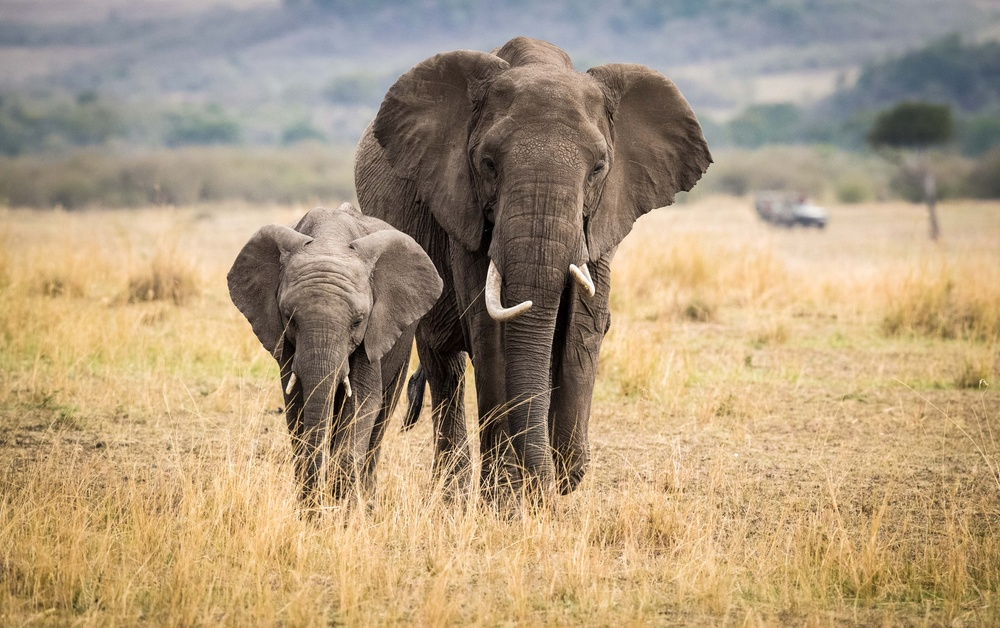
#> input picture imgs/elephant.jpg, 1000 x 628 px, shrunk from 4937 x 3099 before the run, found by its file name
$ python lab3-1.py
#> lines starting #> are read from the running program, lines starting #| are printed output that depends on the picture
import cv2
import numpy as np
import matplotlib.pyplot as plt

#1.直方图显示，显示灰度级n=64,n=128,n=256的图像直方图
# [185 lines left out: functions test1, my_imadjust, test2, test3, test4, not called in this run]

# (5)自行设计程序实现图像的直方图均衡（选做）。

# 对灰度图像进行均衡的操作
def hist_equal(img, z_max=255):
	H, W = img.shape
	S = H * W  * 1.
	out = img.copy()
	sum_h = 0.
	for i in range(1, 255):
		ind = np.where(img == i)
		sum_h += len(img[ind])
		z_prime = z_max / S * sum_h
		out[ind] = z_prime
	out = out.astype(np.uint8)
	return out

def test5():
    img =cv2.imread("D:/Desktop/workspace/study_resp/imgs/elephant.jpg")
#> img is the input picture: shape (628, 1000, 3); mean B, G, R 125.3, 154.7, 175.4
    imgb,imgg,imgr=cv2.split(img)
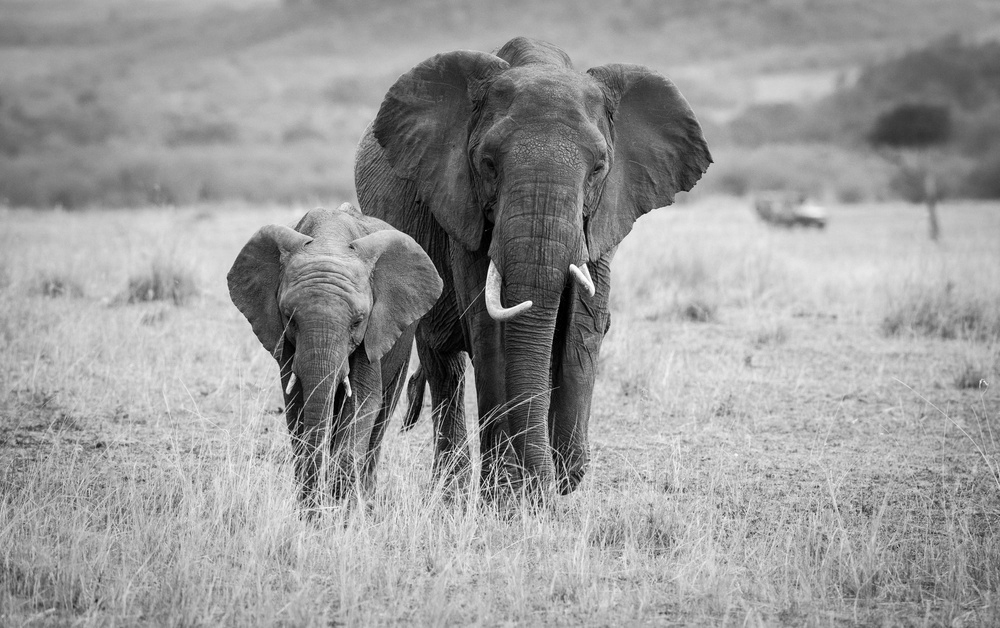
#> imgg: shape (628, 1000); min 0, max 255, mean 154.7
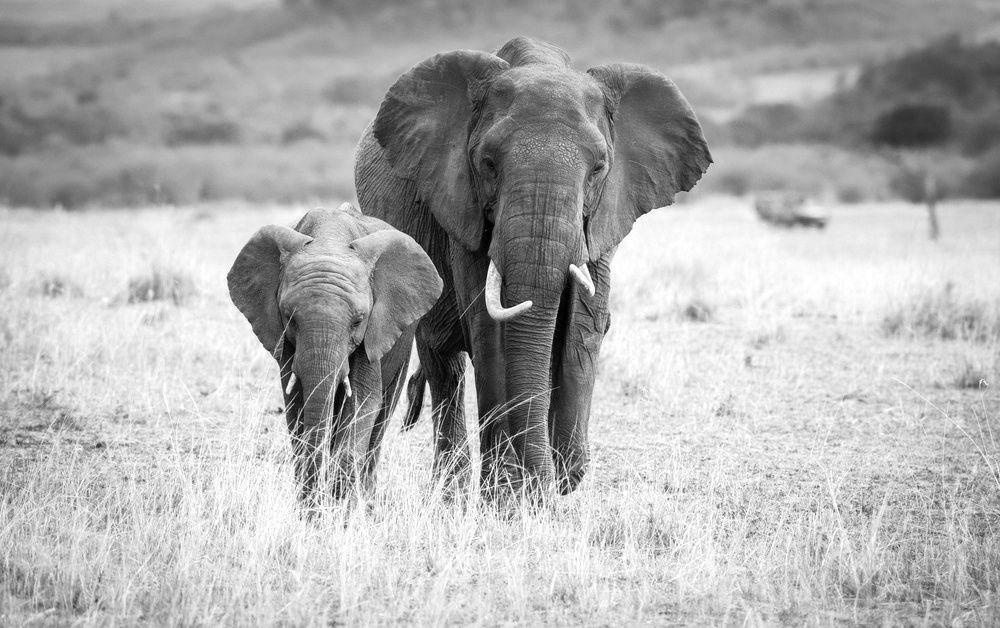
#> imgr: shape (628, 1000); min 0, max 255, mean 175.4

    histb = cv2.calcHist([img], [0], None, [256], [0, 255])
#> histb = 256 values, max 6669 at index 159, min 0 at index 249, mean 2453.1
    histg = cv2.calcHist([img], [1], None, [256], [0, 255])
#> histg = 256 values, max 6682 at index 179, min 0 at index 255, mean 2453.1
    histr = cv2.calcHist([img], [2], None, [256], [0, 255])
#> histr = 256 values, max 6799 at index 235, min 0 at index 255, mean 2434.4

    new_imgb=hist_equal(imgb)
#> the loop in hist_equal, `for i in range(1, 255):` made 254 passes
#> (ind, sum_h, z_prime) on passes 1 to 3: (337 positions, rows 110 to 606, columns 73 to 605, 337, 0.137), (329 positions, rows 106 to 501, columns 285 to 596, 666, 0.27), (363 positions, rows 145 to 515, columns 283 to 586, 1029, 0.418)
#> after the loop in hist_equal, `for i in range(1, 255):`:
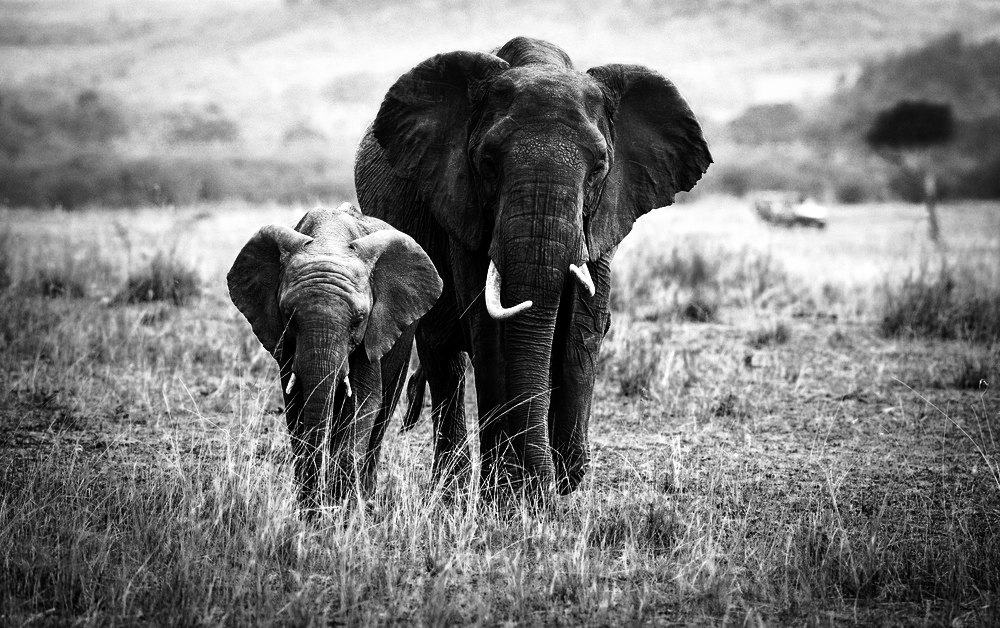
#> out: shape (628, 1000); min 0, max 254, mean 127.3
#> after the loop in hist_equal, `for i in range(1, 255):`: sum_h = 626754
    new_imgg=hist_equal(imgg)
#> call 2 of hist_equal, with z_max = 255
#> the loop in hist_equal (call 2), `for i in range(1, 255):` made 254 passes
#> (ind, sum_h, z_prime) on passes 1 to 3: (195 positions, rows 118 to 479, columns 284 to 611, 195, 0.0792), (223 positions, rows 108 to 451, columns 289 to 585, 418, 0.17), (254 positions, rows 201 to 462, columns 285 to 584, 672, 0.273)
#> after the loop in hist_equal (call 2), `for i in range(1, 255):`:
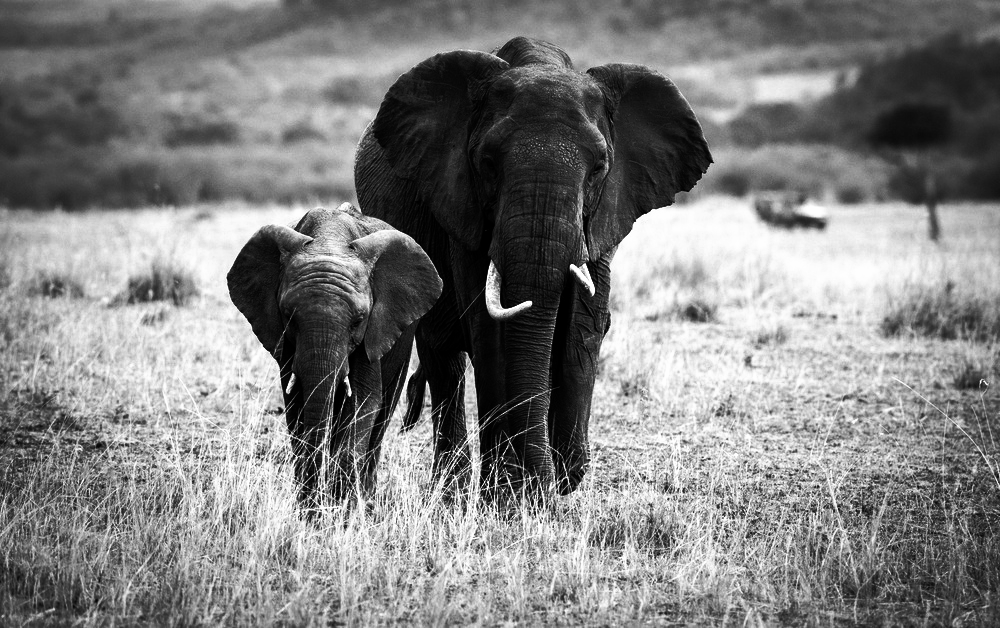
#> out: shape (628, 1000); min 0, max 255, mean 127.7
#> after the loop in hist_equal (call 2), `for i in range(1, 255):`: sum_h = 627693
    new_imgr=hist_equal(imgr)
#> call 3 of hist_equal, with z_max = 255
#> the loop in hist_equal (call 3), `for i in range(1, 255):` made 254 passes
#> (ind, sum_h, z_prime) on passes 1 to 3: (54 positions, rows 217 to 340, columns 485 to 567, 54, 0.0219), (69 positions, rows 219 to 382, columns 452 to 568, 123, 0.0499), (72 positions, rows 214 to 344, columns 483 to 568, 195, 0.0792)
#> after the loop in hist_equal (call 3), `for i in range(1, 255):`:
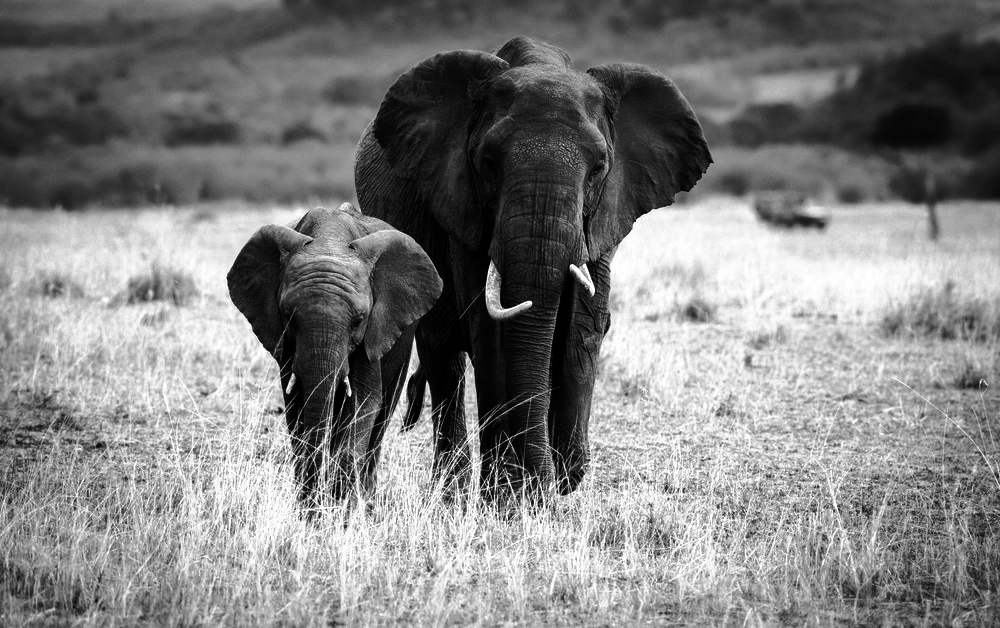
#> out: shape (628, 1000); min 0, max 255, mean 127.7
#> after the loop in hist_equal (call 3), `for i in range(1, 255):`: sum_h = 623182
    new_img=cv2.merge([new_imgb,new_imgg,new_imgr])
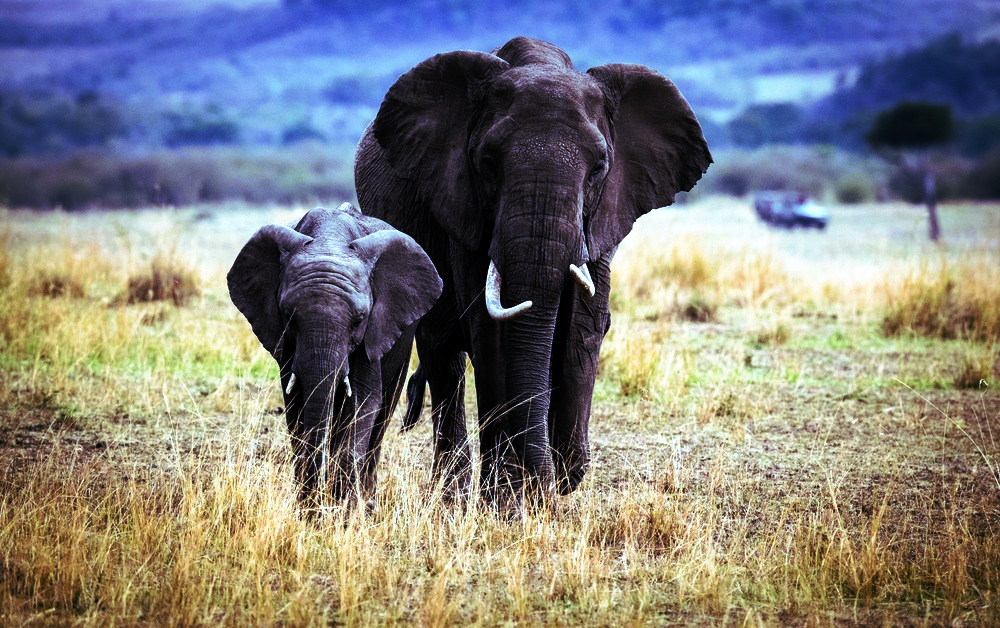
#> new_img: shape (628, 1000, 3); mean B, G, R 127.3, 127.7, 127.7

    new_histb = cv2.calcHist([new_img], [0], None, [256], [0, 255])
#> new_histb = 256 values, max 6669 at index 191, min 0 at index 44, mean 2453.1
    new_histg = cv2.calcHist([new_img], [1], None, [256], [0, 255])
#> new_histg = 256 values, max 6682 at index 159, min 0 at index 71, mean 2453.1
    new_histr = cv2.calcHist([new_img], [2], None, [256], [0, 255])
#> new_histr = 256 values, max 6799 at index 219, min 0 at index 62, mean 2434.4

    img_rgb = cv2.cvtColor(img, cv2.COLOR_BGR2RGB)
    new_img_rgb = cv2.cvtColor(new_img, cv2.COLOR_BGR2RGB)

    plt.figure("原始图像")
    plt.imshow(img_rgb)
    plt.figure("均衡化后图像")
    plt.imshow(new_img_rgb)

    plt.figure("原始直方图")
    plt.plot(histb,color="blue")
    plt.plot(histg,color="green")
    plt.plot(histr,color="red")

    plt.figure("自行设计的直方图均衡化")
    plt.plot(new_histb,color="blue")
    plt.plot(new_histg,color="green")
    plt.plot(new_histr,color="red")
    plt.show()
#> figure, not shown here; curve peaks at x = 159, y = 6669; curve peaks at x = 179, y = 6682; curve peaks at x = 235, y = 6799
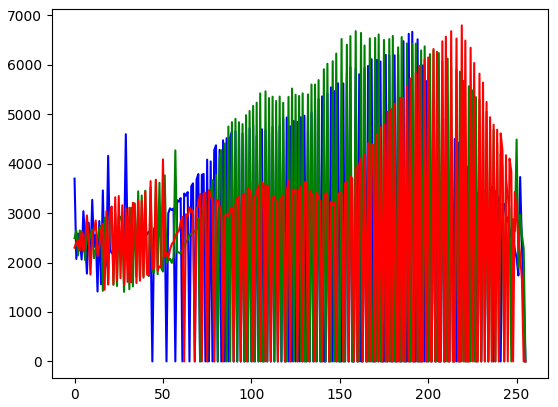
#> figure drawn by matplotlib, 1 panel; curve peaks at x = 191, y = 6669; curve peaks at x = 159, y = 6682; curve peaks at x = 219, y = 6799

# [4 lines of commented-out code are left out]
test5()

$ run again, with imgs/camema.jpg copied over imgs/elephant.jpg
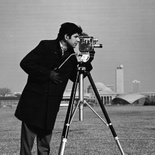
#> input picture imgs/camema.jpg, 155 x 155 px, shrunk from 256 x 256 before the run, found by its file name
#> in test5, img is the input picture: shape (155, 155, 3); min 0, max 255, mean 118.7
#> histb = 256 values, max 548 at index 14, min 0 at index 222, mean 93.83
#> histg has the same summary as histb
#> histr has the same summary as histb
#> the loop in hist_equal, `for i in range(1, 255):` made 254 passes
#> (ind, sum_h, z_prime) on passes 1 to 3: (28 positions, rows 33 to 132, columns 21 to 101, 28, 0.297), (38 positions, rows 23 to 151, columns 20 to 112, 66, 0.701), (38 positions, rows 25 to 139, columns 15 to 112, 104, 1.1)
#> after the loop in hist_equal, `for i in range(1, 255):`:
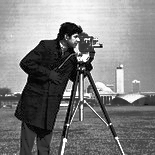
#> out: shape (155, 155); min 0, max 255, mean 127.5
#> after the loop in hist_equal, `for i in range(1, 255):`: sum_h = 23954
#> the loop in hist_equal (call 2), `for i in range(1, 255):` made 254 passes
#> new_histb = 256 values, max 548 at index 32, min 0 at index 4, mean 93.83
#> new_histg has the same summary as new_histb
#> new_histr has the same summary as new_histb
#> in test5, `plt.show()`:
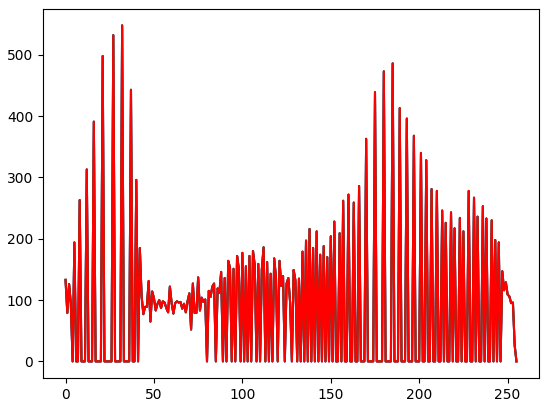
#> figure drawn by matplotlib, 1 panel; curve peaks at x = 32, y = 548; curve peaks at x = 32, y = 548; curve peaks at x = 32, y = 548

$ run again, with imgs/autumn.tif saved as imgs/elephant.jpg
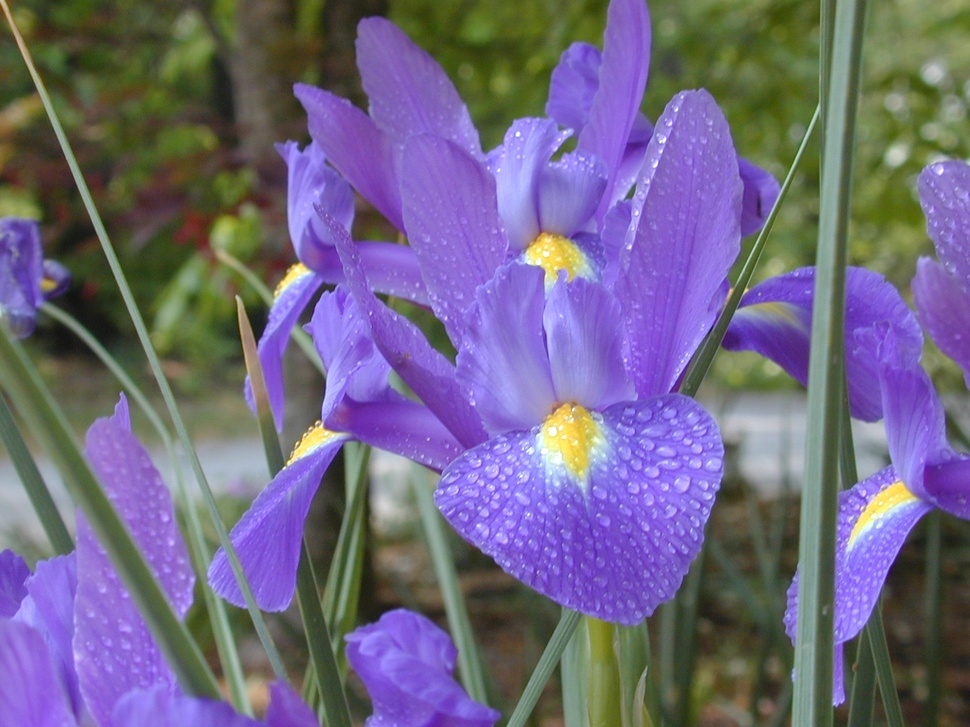
#> input picture imgs/autumn.tif, 970 x 727 px, shrunk from 1600 x 1200 before the run, found by its file name
#> in test5, img is the input picture: shape (727, 970, 3); mean B, G, R 131, 103.8, 112.5
#> histb = 256 values, max 5646 at index 36, min 0 at index 255, mean 2714.3
#> histg = 256 values, max 9512 at index 101, min 0 at index 0, mean 2753.5
#> histr = 256 values, max 9068 at index 136, min 0 at index 0, mean 2751.3
#> the loop in hist_equal, `for i in range(1, 255):` made 254 passes
#> (ind, sum_h, z_prime) on passes 3 to 5: (15 positions, rows 7 to 319, columns 236 to 913, 30, 0.0108), (31 positions, rows 7 to 220, columns 428 to 914, 61, 0.0221), (38 positions, rows 4 to 327, columns 236 to 914, 99, 0.0358)
#> after the loop in hist_equal, `for i in range(1, 255):`: sum_h = 694853
#> the loop in hist_equal (call 2), `for i in range(1, 255):` made 254 passes
#> (ind, sum_h, z_prime) on passes 1 to 3: ((empty array, empty array), 0, 0), ((empty array, empty array), 0, 0), ((empty array, empty array), 0, 0)
#> the loop in hist_equal (call 3), `for i in range(1, 255):` made 254 passes
#> after the loop in hist_equal (call 3), `for i in range(1, 255):`:
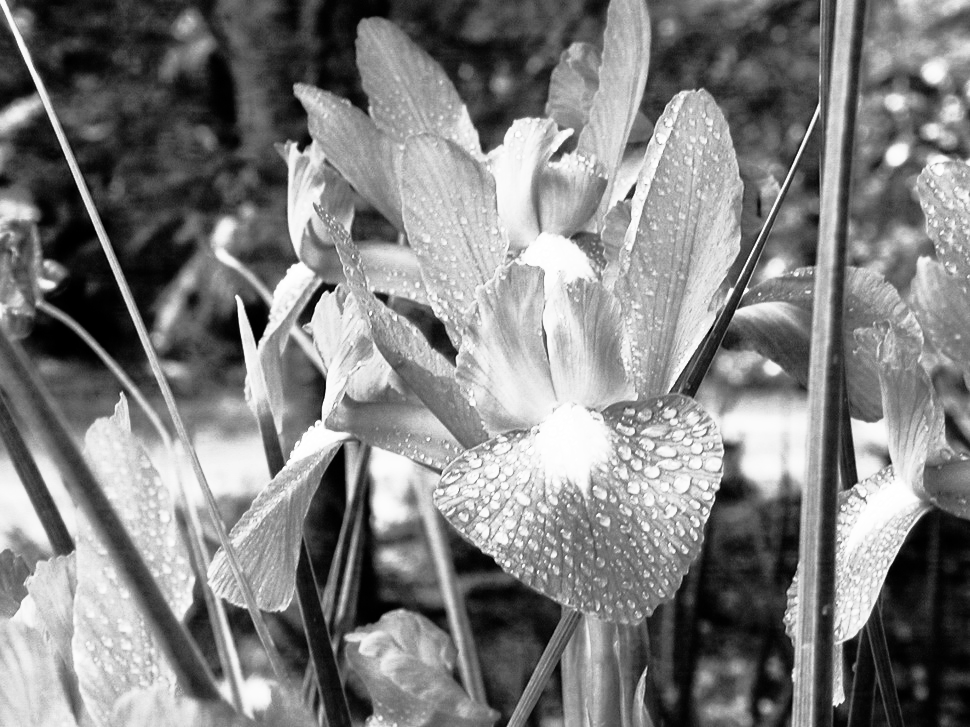
#> out: shape (727, 970); min 0, max 255, mean 128
#> after the loop in hist_equal (call 3), `for i in range(1, 255):`: sum_h = 704327
#> new_histb = 256 values, max 5646 at index 28, min 0 at index 10, mean 2714.3
#> new_histg = 256 values, max 9512 at index 128, min 0 at index 16, mean 2753.5
#> new_histr = 256 values, max 9068 at index 183, min 0 at index 15, mean 2751.3
#> in test5, `plt.show()`:
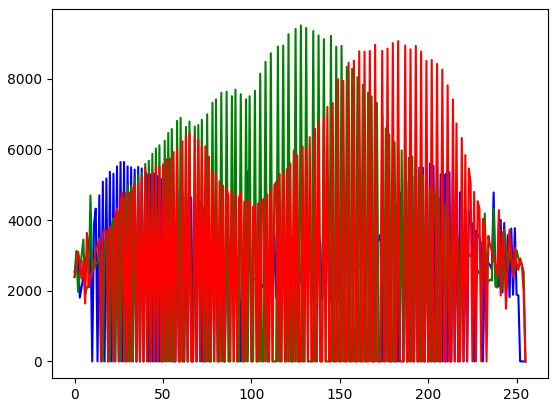
#> figure drawn by matplotlib, 1 panel; curve peaks at x = 28, y = 5646; curve peaks at x = 128, y = 9512; curve peaks at x = 183, y = 9068
